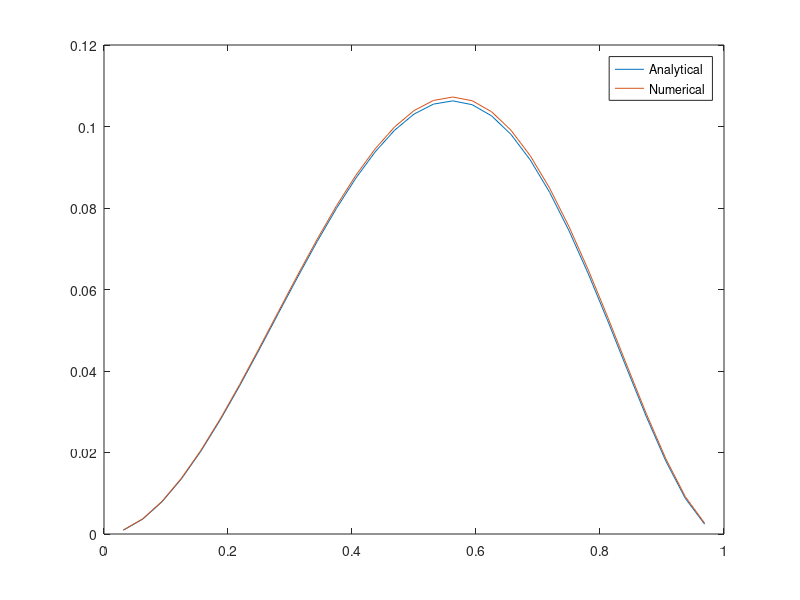
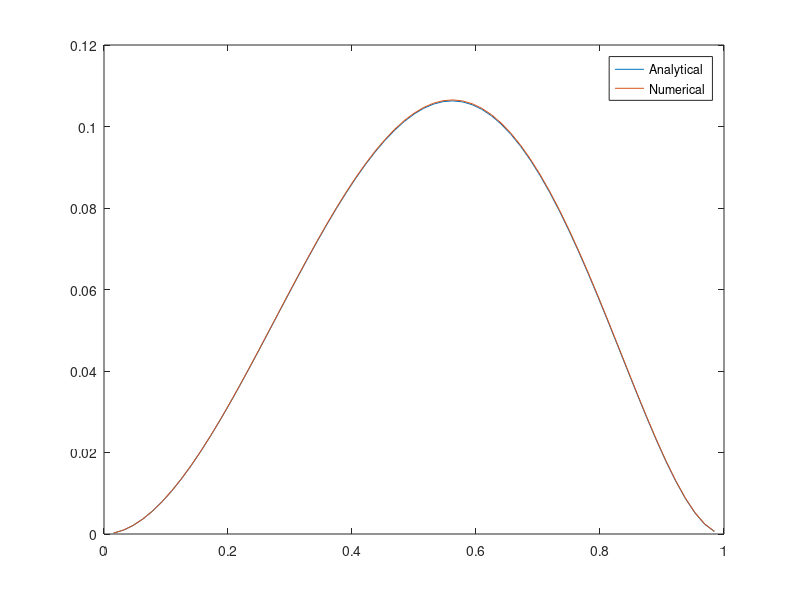
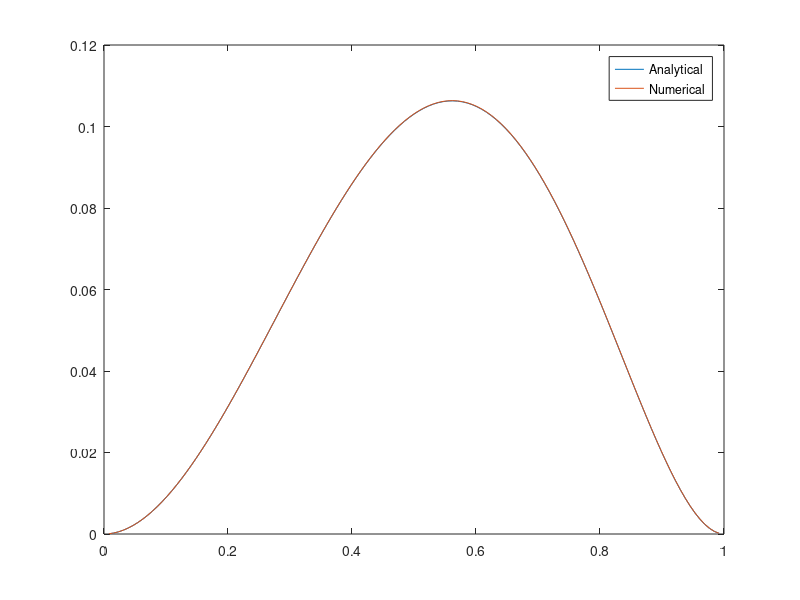
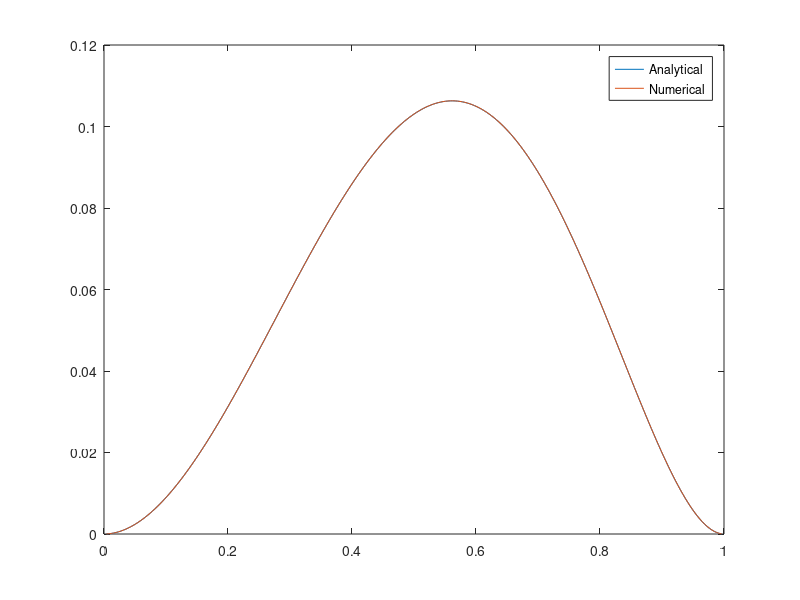

These charts were generated, in order, by the following MATLAB code:
Err=[];
for p=[5, 6, 7, 8, 9, 10]
    N=2^p;
    h=1/N;
    A=zeros(N-1,N-1); % Defining the 5-diagonal matrix A
    A(1,1:3)=[7 -4 1];
    A(N-1,N-3:N-1)=[1 -4 7];
    A(2,1:4)=[-4 6 -4 1];
    A(N-2,N-4:N-1)=[1 -4 6 -4];
    for i=3:N-3
    A(i,i-2:i+2)=[1 -4 6 -4 1];
    end

    x=[1:(N-1)]*h;
    % f evaluated at grid points
    F=exp(x).*(x.^4+14*x.^3+49*x.^2+32*x-12); 
    U=A\F'*h^4; % solving U by inverting matrix A
    g=(exp(x).*x.^2.*(1-x).^2)'; % analytical solution 
    figure
    plot(x,g,x,U);
    legend('Analytical','Numerical')
    
    Err=[Err max(abs(U-g))];
    %Err=[Err max(abs(A*U-A*g))];
end
figure
plot(log(2.^[-5, -6, -7, -8, -9, -10]),log(Err),'o')
xlabel('log(h)')
ylabel('log(e_h)')
